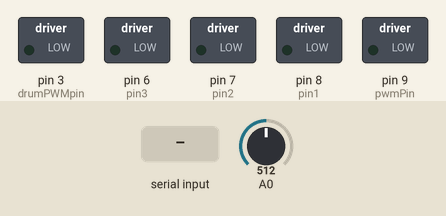
A sketch run on a simulated Arduino Uno, built with avr-gcc and run on an emulated ATmega328P. On the bench: switched loads named in the sketch (green lamp = pin HIGH). The test bench sets the inputs (shaded band); at power-on: A0 = 512. What the sketch prints to the serial monitor is not drawn.

Above: at 1.2 s.
1.3 s: "UP\n" received over Serial
At 1.7 s:
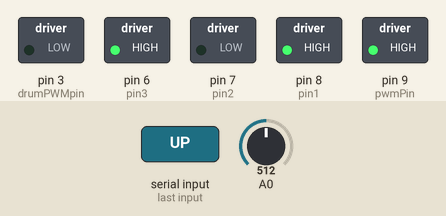
2.8 s: "DOWN\n" received over Serial
At 3.3 s:
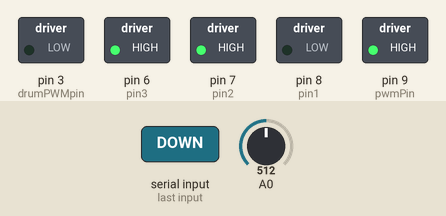
4.3 s: "NONE\n" received over Serial
At 4.9 s:
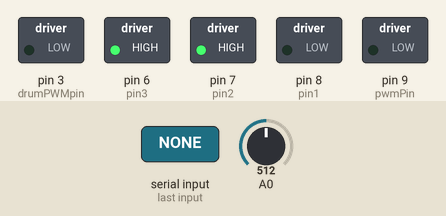
5.8 s: A0 set to 981
8.8 s: A0 set to 1017
Timing chart, 0 to 11.8 s (numbered marks = the images above; inputs shaded):
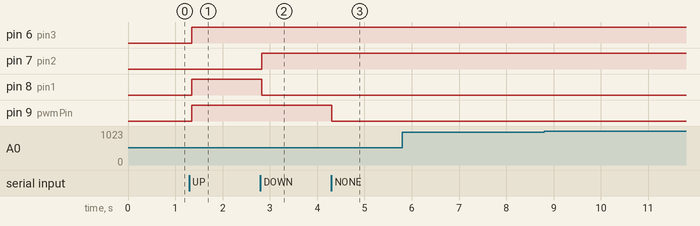

The sketch:

PWM_Gen_FINAL.ino
```cpp
// Lin actuator pins
const int pwmPin = 9;
const int pin1 = 8;
const int pin2 = 7;
const int pin3 = 6;

// Drum motor pin
const int drumPWMpin = 3;

int counter = 0;

String message;

float msDelay = 1500;

int messageInt;

float currentSens = 0.0;

void setup() {
  Serial.begin(9600);
  while(!Serial){}

  // Lin act.
  pinMode(pwmPin, OUTPUT);
  pinMode(pin1, OUTPUT);
  pinMode(pin2, OUTPUT);
  pinMode(pin3, OUTPUT);

  // Drum motor
  pinMode(drumPWMpin, OUTPUT);

  pinMode(A0, INPUT);
}

void loop() {
  if(Serial.available() > 0){
    message = Serial.readStringUntil('\n');
    Serial.println(String(message.c_str()));
  }else{
    message = "No command sent";
  }

  // Init variables for drum
  messageInt = message.toInt();

  if (message == "UP"){
    setOut();
    //Serial.println("UP commanded");
  } else if (message == "DOWN"){
    setIn();
    //Serial.println("DOWN commanded");
  }else if(messageInt != 0){
    if(message == "0"){
      msDelay = 500;
    }else{
      msDelay = (messageInt * 2) + 500;
    }

  }else if (message == "NONE"){
    digitalWrite(pwmPin, LOW);

  }else if (message == "Stop Mode"){
    digitalWrite(pwmPin, LOW);
  }else if (message == "Sleep Mode"){
    digitalWrite(pwmPin, LOW);
 }else{
    //Serial.println("Undefined command received: " + message);
  }


  // Drive drum motor
  digitalWrite(3, HIGH);
  /*
  * 500 - 1490 useconds will turn motor in reverse
  * 1510 - 2500 useconds will turn motor forward
  */
  delayMicroseconds(msDelay);
  digitalWrite(3, LOW);
  //Serial.println(msDelay);

  currentSens = ((5 * (float(analogRead(A0)) / 1023)) - 2.5) / 0.015;
  Serial.println(analogRead(A0));
  //Serial.println("Current sensor output: " + String(currentSens));
  Serial.println("Message: " + message + ", Message as Int: " + messageInt + ", msDelay: " + msDelay);
}

void setIn(){
    // Set logic to move the LA Out
  digitalWrite(pwmPin, HIGH);
  digitalWrite(pin1, LOW);
  digitalWrite(pin2, HIGH);
  digitalWrite(pin3, HIGH);
}
void setOut(){
  // Set logic to move LA In
  digitalWrite(pwmPin, HIGH);
  digitalWrite(pin1, HIGH);
  digitalWrite(pin2, LOW);
  digitalWrite(pin3, HIGH);
}
```

Measured:
- after the input at 1.3 s, pin 6 (pin3), pin 8 (pin1), pin 9 (pwmPin): LOW → HIGH after 0.05 s
- after the input at 2.8 s, pin 7 (pin2): LOW → HIGH at once; pin 8 (pin1): HIGH → LOW at once
- after the input at 4.3 s, pin 9 (pwmPin): HIGH → LOW at once
